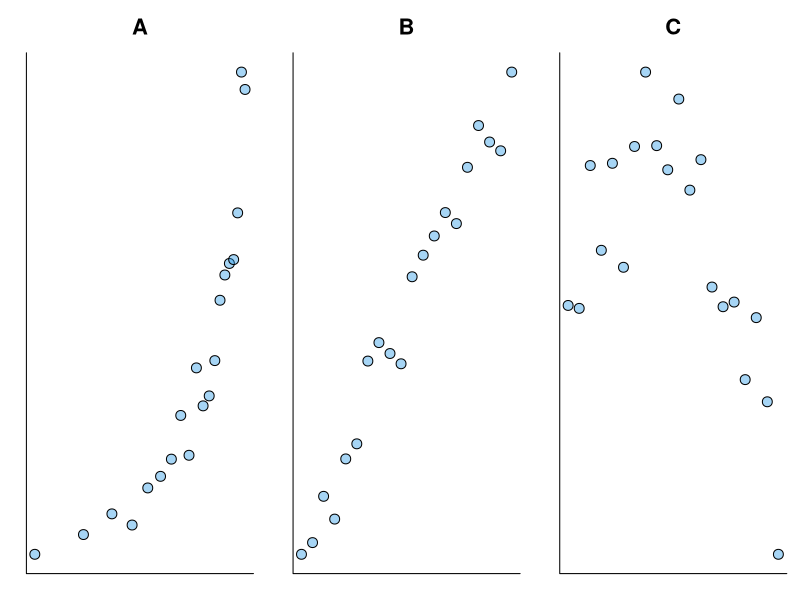

Write R code to recreate this figure.
## ---- chunk 1
library(knitr)
require(here)
opts_knit$set(root.dir = here())

tmp_dir = file.path("slides", "tmp_images", "09_sutherland")
if (!dir.exists(here(tmp_dir))) dir.create(here(tmp_dir))

img_dir = file.path("slides", "slide_images")


options(width=120)
options(width.cutoff=80)
opts_chunk$set(prompt = FALSE, comment = NA, mysize=TRUE, size="\\scriptsize")
hook1 <- function(x){ gsub("```\n*```r*\n*", "", x) }
hook2 <- function(x){ gsub("```\n+```\n", "", x) }
knit_hooks$set(document = hook2)
knitr::knit_hooks$set(mysize = function(before, options, envir) {
  if (before) 
    return(options$size)
})
## ---- chunk 2
pdf(here(tmp_dir, "corQuiz1.pdf"), height=3,width=8.5)
par(mfrow=c(1,3),mar=c(2,2,4,1),oma=c(0,0,0,0))
set.seed(3)
plot(log(1:20),rlnorm(20,seq(0,0.7,length=20)*2,0.1),main="A",axes=F,xlab="",ylab="",pch=21,bg=adjustcolor(4,0.4),cex=2,cex.main=2)
box(bty="l")
plot(1:20,rnorm(20,seq(0,0.7,length=20)*2,0.1),main="B",axes=F,xlab="",ylab="",pch=21,bg=adjustcolor(4,0.4),cex=2,cex.main=2)
box(bty="l")
plot(1:20,rnorm(20,seq(0,0.7,length=20)*3 - seq(0,0.7,length=20)^2*5,0.1),main="C",axes=F,xlab="",ylab="",pch=21,bg=adjustcolor(4,0.4),cex=2,cex.main=2)
box(bty="l")
dev.off()
